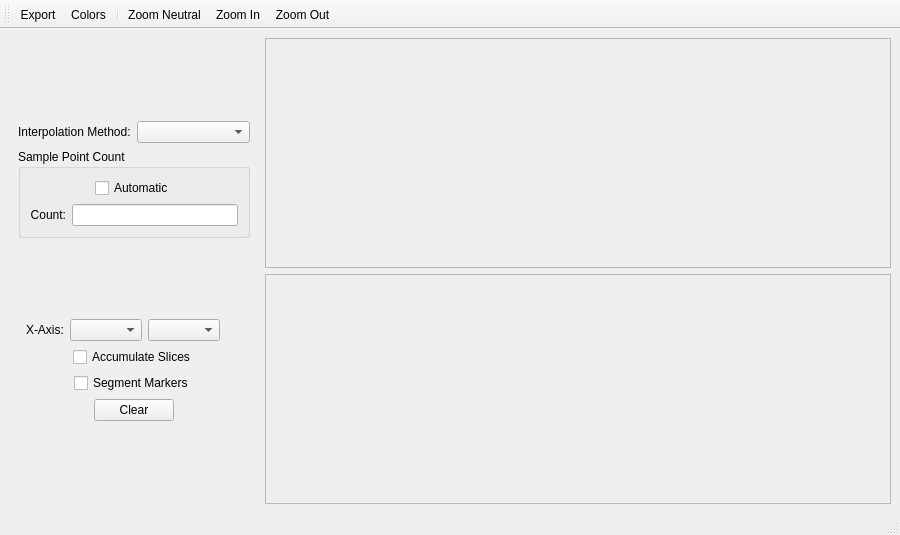
<?xml version="1.0" encoding="UTF-8"?>
<ui version="4.0">
 <class>SlicerMainWindowClass</class>
 <widget class="QMainWindow" name="SlicerMainWindowClass">
  <property name="geometry">
   <rect>
    <x>0</x>
    <y>0</y>
    <width>900</width>
    <height>535</height>
   </rect>
  </property>
  <property name="maximumSize">
   <size>
    <width>16777215</width>
    <height>16777215</height>
   </size>
  </property>
  <property name="windowTitle">
   <string>MainWindow</string>
  </property>
  <widget class="QWidget" name="centralwidget">
   <layout class="QHBoxLayout" name="horizontalLayout">
    <item>
     <widget class="QWidget" name="controlWidget" native="true">
      <property name="minimumSize">
       <size>
        <width>250</width>
        <height>0</height>
       </size>
      </property>
      <property name="maximumSize">
       <size>
        <width>250</width>
        <height>16777215</height>
       </size>
      </property>
      <layout class="QVBoxLayout" name="verticalLayout_2">
       <item>
        <spacer name="verticalSpacer_2">
         <property name="orientation">
          <enum>Qt::Vertical</enum>
         </property>
         <property name="sizeHint" stdset="0">
          <size>
           <width>20</width>
           <height>40</height>
          </size>
         </property>
        </spacer>
       </item>
       <item>
        <layout class="QHBoxLayout" name="horizontalLayout_5">
         <item>
          <widget class="QLabel" name="interpolationLabel">
           <property name="text">
            <string>&lt;font color='black'&gt;Interpolation Method:&lt;/font&gt;</string>
           </property>
          </widget>
         </item>
         <item>
          <widget class="QComboBox" name="methodComboBox">
           <property name="toolTip">
            <string>Method used for interpolation.</string>
           </property>
          </widget>
         </item>
        </layout>
       </item>
       <item>
        <widget class="QGroupBox" name="pointCountGroupBox">
         <property name="title">
          <string>Sample Point Count</string>
         </property>
         <layout class="QVBoxLayout" name="verticalLayout">
          <item>
           <layout class="QHBoxLayout" name="horizontalLayout_2">
            <item>
             <spacer name="horizontalSpacer">
              <property name="orientation">
               <enum>Qt::Horizontal</enum>
              </property>
              <property name="sizeHint" stdset="0">
               <size>
                <width>40</width>
                <height>20</height>
               </size>
              </property>
             </spacer>
            </item>
            <item>
             <widget class="QCheckBox" name="autoCountCheckBox">
              <property name="toolTip">
               <string>Use the default number of sample points.</string>
              </property>
              <property name="text">
               <string>Automatic</string>
              </property>
             </widget>
            </item>
            <item>
             <spacer name="horizontalSpacer_2">
              <property name="orientation">
               <enum>Qt::Horizontal</enum>
              </property>
              <property name="sizeHint" stdset="0">
               <size>
                <width>40</width>
                <height>20</height>
               </size>
              </property>
             </spacer>
            </item>
           </layout>
          </item>
          <item>
           <layout class="QHBoxLayout" name="horizontalLayout_3">
            <item>
             <widget class="QLabel" name="countLabel">
              <property name="text">
               <string>&lt;font color='black'&gt;Count:&lt;/font&gt;</string>
              </property>
              <property name="alignment">
               <set>Qt::AlignRight|Qt::AlignTrailing|Qt::AlignVCenter</set>
              </property>
             </widget>
            </item>
            <item>
             <widget class="QLineEdit" name="pointCountLineEdit">
              <property name="toolTip">
               <string>Specify the number of sample points.</string>
              </property>
             </widget>
            </item>
           </layout>
          </item>
         </layout>
        </widget>
       </item>
       <item>
        <spacer name="verticalSpacer">
         <property name="orientation">
          <enum>Qt::Vertical</enum>
         </property>
         <property name="sizeHint" stdset="0">
          <size>
           <width>20</width>
           <height>4</height>
          </size>
         </property>
        </spacer>
       </item>
       <item>
        <layout class="QHBoxLayout" name="horizontalLayout_7">
         <item>
          <spacer name="horizontalSpacer_7">
           <property name="orientation">
            <enum>Qt::Horizontal</enum>
           </property>
           <property name="sizeHint" stdset="0">
            <size>
             <width>18</width>
             <height>20</height>
            </size>
           </property>
          </spacer>
         </item>
         <item>
          <widget class="QLabel" name="label">
           <property name="text">
            <string>&lt;font color='black'&gt;X-Axis:&lt;/font&gt;</string>
           </property>
          </widget>
         </item>
         <item>
          <widget class="QComboBox" name="xAxisComboBox">
           <property name="toolTip">
            <string>Specify the values to plot on the x-axis.</string>
           </property>
          </widget>
         </item>
         <item>
          <widget class="QComboBox" name="unitComboBox"/>
         </item>
         <item>
          <spacer name="horizontalSpacer_8">
           <property name="orientation">
            <enum>Qt::Horizontal</enum>
           </property>
           <property name="sizeHint" stdset="0">
            <size>
             <width>40</width>
             <height>20</height>
            </size>
           </property>
          </spacer>
         </item>
        </layout>
       </item>
       <item>
        <layout class="QHBoxLayout" name="horizontalLayout_6">
         <item>
          <spacer name="horizontalSpacer_5">
           <property name="orientation">
            <enum>Qt::Horizontal</enum>
           </property>
           <property name="sizeHint" stdset="0">
            <size>
             <width>40</width>
             <height>20</height>
            </size>
           </property>
          </spacer>
         </item>
         <item>
          <widget class="QCheckBox" name="accumulateCheckBox">
           <property name="toolTip">
            <string>Show 1D slices for all regions, not just the currently selected region.</string>
           </property>
           <property name="text">
            <string>Accumulate Slices</string>
           </property>
          </widget>
         </item>
         <item>
          <spacer name="horizontalSpacer_6">
           <property name="orientation">
            <enum>Qt::Horizontal</enum>
           </property>
           <property name="sizeHint" stdset="0">
            <size>
             <width>40</width>
             <height>20</height>
            </size>
           </property>
          </spacer>
         </item>
        </layout>
       </item>
       <item>
        <layout class="QHBoxLayout" name="horizontalLayout_8">
         <item>
          <spacer name="horizontalSpacer_9">
           <property name="orientation">
            <enum>Qt::Horizontal</enum>
           </property>
           <property name="sizeHint" stdset="0">
            <size>
             <width>40</width>
             <height>20</height>
            </size>
           </property>
          </spacer>
         </item>
         <item>
          <widget class="QCheckBox" name="segmentCornerCheckBox">
           <property name="text">
            <string>Segment Markers</string>
           </property>
          </widget>
         </item>
         <item>
          <spacer name="horizontalSpacer_10">
           <property name="orientation">
            <enum>Qt::Horizontal</enum>
           </property>
           <property name="sizeHint" stdset="0">
            <size>
             <width>40</width>
             <height>20</height>
            </size>
           </property>
          </spacer>
         </item>
        </layout>
       </item>
       <item>
        <layout class="QHBoxLayout" name="horizontalLayout_4">
         <item>
          <spacer name="horizontalSpacer_3">
           <property name="orientation">
            <enum>Qt::Horizontal</enum>
           </property>
           <property name="sizeHint" stdset="0">
            <size>
             <width>40</width>
             <height>20</height>
            </size>
           </property>
          </spacer>
         </item>
         <item>
          <widget class="QPushButton" name="clearButton">
           <property name="toolTip">
            <string>Remove all slices from the plot.</string>
           </property>
           <property name="text">
            <string>Clear</string>
           </property>
          </widget>
         </item>
         <item>
          <spacer name="horizontalSpacer_4">
           <property name="orientation">
            <enum>Qt::Horizontal</enum>
           </property>
           <property name="sizeHint" stdset="0">
            <size>
             <width>40</width>
             <height>20</height>
            </size>
           </property>
          </spacer>
         </item>
        </layout>
       </item>
       <item>
        <spacer name="verticalSpacer_3">
         <property name="orientation">
          <enum>Qt::Vertical</enum>
         </property>
         <property name="sizeHint" stdset="0">
          <size>
           <width>20</width>
           <height>40</height>
          </size>
         </property>
        </spacer>
       </item>
      </layout>
     </widget>
    </item>
    <item>
     <layout class="QVBoxLayout" name="verticalLayout_3">
      <item>
       <widget class="QFrame" name="plotFrame">
        <property name="sizePolicy">
         <sizepolicy hsizetype="MinimumExpanding" vsizetype="MinimumExpanding">
          <horstretch>0</horstretch>
          <verstretch>0</verstretch>
         </sizepolicy>
        </property>
        <property name="minimumSize">
         <size>
          <width>100</width>
          <height>0</height>
         </size>
        </property>
        <property name="frameShape">
         <enum>QFrame::StyledPanel</enum>
        </property>
        <property name="frameShadow">
         <enum>QFrame::Sunken</enum>
        </property>
       </widget>
      </item>
      <item>
       <widget class="QScrollArea" name="statsScrollArea">
        <property name="widgetResizable">
         <bool>true</bool>
        </property>
        <widget class="QWidget" name="scrollAreaWidgetContents">
         <property name="geometry">
          <rect>
           <x>0</x>
           <y>0</y>
           <width>620</width>
           <height>221</height>
          </rect>
         </property>
        </widget>
       </widget>
      </item>
     </layout>
    </item>
   </layout>
  </widget>
  <widget class="QStatusBar" name="statusbar"/>
  <widget class="QToolBar" name="toolBar">
   <property name="windowTitle">
    <string>toolBar</string>
   </property>
   <attribute name="toolBarArea">
    <enum>TopToolBarArea</enum>
   </attribute>
   <attribute name="toolBarBreak">
    <bool>false</bool>
   </attribute>
   <addaction name="actionExport"/>
   <addaction name="actionColor"/>
   <addaction name="separator"/>
   <addaction name="actionZoomNeutral"/>
   <addaction name="actionZoomIn"/>
   <addaction name="actionZoomOut"/>
  </widget>
  <action name="actionExport">
   <property name="icon">
    <iconset>
     <normaloff>:/images/save.png</normaloff>:/images/save.png</iconset>
   </property>
   <property name="text">
    <string>Export</string>
   </property>
   <property name="toolTip">
    <string>Export 1D slice to file.</string>
   </property>
  </action>
  <action name="actionColor">
   <property name="icon">
    <iconset>
     <normaloff>:/images/colorWheel.png</normaloff>:/images/colorWheel.png</iconset>
   </property>
   <property name="text">
    <string>Colors</string>
   </property>
   <property name="toolTip">
    <string>Change color preferences.</string>
   </property>
  </action>
  <action name="actionZoomIn">
   <property name="icon">
    <iconset>
     <normaloff>:/images/zoomIn.png</normaloff>:/images/zoomIn.png</iconset>
   </property>
   <property name="text">
    <string>Zoom In</string>
   </property>
   <property name="toolTip">
    <string>Zoom In</string>
   </property>
  </action>
  <action name="actionZoomOut">
   <property name="icon">
    <iconset>
     <normaloff>:/images/zoomOut.png</normaloff>:/images/zoomOut.png</iconset>
   </property>
   <property name="text">
    <string>Zoom Out</string>
   </property>
   <property name="toolTip">
    <string>Zoom Out</string>
   </property>
  </action>
  <action name="actionZoomNeutral">
   <property name="icon">
    <iconset>
     <normaloff>:/images/zoomNeutral.png</normaloff>:/images/zoomNeutral.png</iconset>
   </property>
   <property name="text">
    <string>Zoom Neutral</string>
   </property>
   <property name="toolTip">
    <string>Zoom Neutral</string>
   </property>
  </action>
 </widget>
 <resources/>
 <connections/>
</ui>
